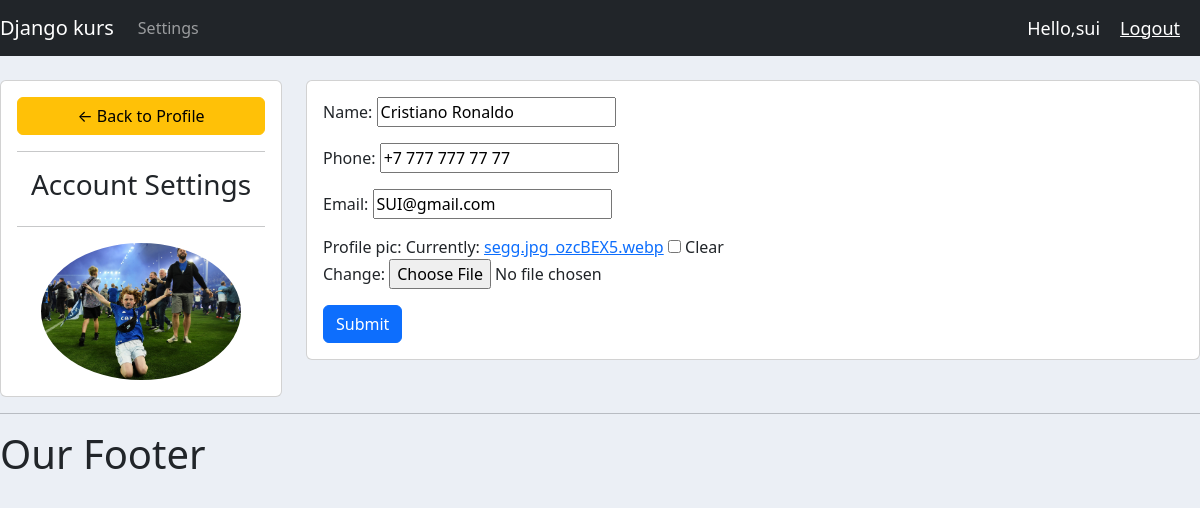
/account/ (signed in), run on the app's committed database.
### accounts/models.py (models this page shows, shortened)
class Customer(models.Model):
    user = models.OneToOneField(User, null=True, blank=True,on_delete=models.CASCADE)
    name = models.CharField(max_length=200, null=True)
    phone = models.CharField(max_length=200, null=True)
    email = models.CharField(max_length=200, null=True)
    profile_pic = models.ImageField(default="segg.jpg.webp", null=True, blank=True)
    date_created = models.DateTimeField(auto_now_add=True, null=True)

### accounts/decorators.py (the view)
        def wrapper_func(request, *args, **kwargs):
            group = None
            if request.user.groups.exists():
                group = request.user.groups.all()[0].name
            if group in allowed_roles:
                return view_func(request, *args, **kwargs)
            else:
                return HttpResponse('You are not authorized to view this page')

### accounts/forms.py
class CustomerForm(ModelForm):
    class Meta:
        model = Customer
        fields = '__all__'
        exclude = ['user']

### accounts/views.py (called while the page is built)
@login_required(login_url='login')
@allowed_users(allowed_roles = ['customer'])
def accountSettings(request):
    customer = request.user.customer
    form = CustomerForm(instance=customer)
    if request.method == 'POST':
        form = CustomerForm(request.POST, request.FILES,instance=customer)
        if form.is_valid():
            form.save()
    context = {'form': form}
    return render(request, 'accounts/account_settings.html', context)

### accounts/templates/accounts/account_settings.html (shortened to what this page needs)
{%  extends 'accounts/main.html' %}
{% load static %}
{% block content %}
<br>
<div class="row">
	<div class="col-md-3">
		<div class="card card-body">
			<a class="btn btn-warning" href="{% url 'home' %}"> &#8592; Back to Profile</a>
			<hr>
			<h3 style="text-align: center">Account Settings</h3>
			<hr>
			<img class="profile-pic" src="{{request.user.customer.profile_pic.url}}" >
		</div>
	</div>
	<div class="col-md-9">
		<div class="card card-body">
			<form method="POST" action="" enctype="multipart/form-data">{% csrf_token %}
				{{form.as_p}}
			<input class="btn btn-primary" type="submit" name="Update Information">
			</form>
		</div>
	</div>
</div>
{% endblock %}

### accounts/templates/accounts/navbar.html (shortened to what this page needs)
{% load static %}
<nav class="navbar navbar-expand-lg navbar-dark bg-dark">
  <a class="navbar-brand" href="{% url 'home' %}">Django kurs</a>
  <div class="collapse navbar-collapse" id="navbarNavAltMarkup">
    <div class="navbar-nav">
      {% if request.user.is_staff %}
      <a class="nav-item nav-link active" href="{% url 'home' %}">Home <span class="sr-only">(current)</span></a>
      <a class="nav-item nav-link" href="{% url 'products' %}">Products</a>
    </div>
    <div class="navbar-nav">
      {% else %}
      <a class="nav-item nav-link" href="{% url 'account' %}">Settings</a>
      {% endif %}
    </div>
  </div>
  <span class="hello-msg">Hello,{{request.user}} </span>
  <span><a class="hello-msg" href="{% url 'logout' %}">Logout</a></span>
</nav>

### static/css/main.css (style rules this page uses)
body { background-color: #ebeff5; }

### accounts/templates/accounts/navbar.html (style rules this page uses)
.hello-msg { font-size: 18px; color: #fff; margin-right: 20px; }

### accounts/templates/accounts/account_settings.html (style rules this page uses)
.profile-pic { max-width: 200px; max-height:200px; margin: 0 auto; border-radius: 50%; }

### data on the page
Customer: name "Cristiano Ronaldo", phone "+7 777 777 77 77", email "SUI@gmail.com"

### other printed values
{{ request.user }} "sui"
